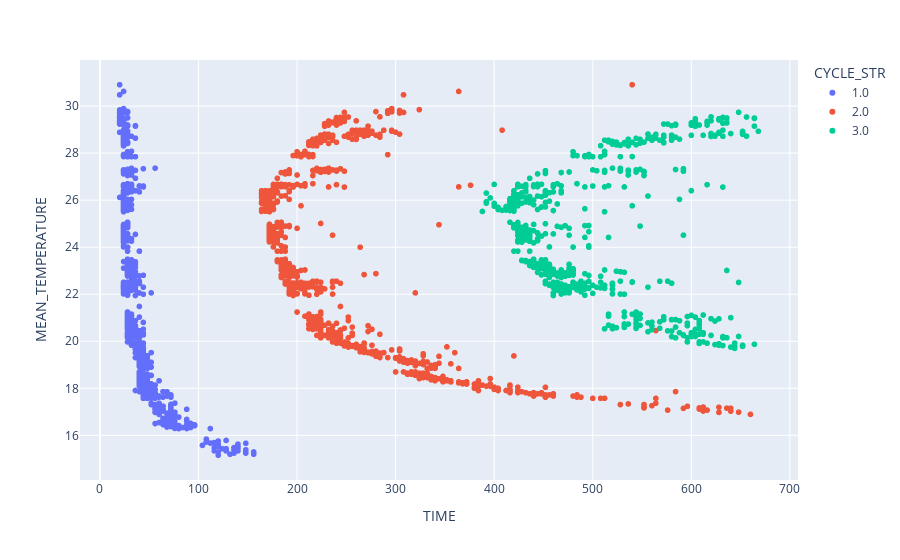

This figure's notebook cell:
### Code cell
px.scatter(troughs_row_3, x="TIME", y="MEAN_TEMPERATURE", color="CYCLE_STR",
              hover_data=["POSITION_STR"])

### Figure 1 — Plotly figure (JSON) as saved in the notebook; plotly's stock layout.template omitted (floating-point values rounded to 4 significant figures; data arrays with more than 128 entries replaced by an {"elided": "..."} marker saying what was removed)
{"data": [{"customdata": {"elided": "1030x1 str values"}, "hovertemplate": "CYCLE_STR=1.0<br>TIME=%{x}<br>MEAN_TEMPERATURE=%{y}<br>POSITION_STR=%{customdata[0]}<extra></extra>", "legendgroup": "1.0", "marker": {"color": "#636efa", "symbol": "circle"}, "mode": "markers", "name": "1.0", "showlegend": true, "type": "scattergl", "x": {"elided": "1030 int values"}, "xaxis": "x", "y": {"elided": "1030 float values"}, "yaxis": "y"}, {"customdata": {"elided": "926x1 str values"}, "hovertemplate": "CYCLE_STR=2.0<br>TIME=%{x}<br>MEAN_TEMPERATURE=%{y}<br>POSITION_STR=%{customdata[0]}<extra></extra>", "legendgroup": "2.0", "marker": {"color": "#EF553B", "symbol": "circle"}, "mode": "markers", "name": "2.0", "showlegend": true, "type": "scattergl", "x": {"elided": "926 int values"}, "xaxis": "x", "y": {"elided": "926 float values"}, "yaxis": "y"}, {"customdata": {"elided": "625x1 str values"}, "hovertemplate": "CYCLE_STR=3.0<br>TIME=%{x}<br>MEAN_TEMPERATURE=%{y}<br>POSITION_STR=%{customdata[0]}<extra></extra>", "legendgroup": "3.0", "marker": {"color": "#00cc96", "symbol": "circle"}, "mode": "markers", "name": "3.0", "showlegend": true, "type": "scattergl", "x": {"elided": "625 int values"}, "xaxis": "x", "y": {"elided": "625 float values"}, "yaxis": "y"}], "layout": {"legend": {"title": {"text": "CYCLE_STR"}, "tracegroupgap": 0}, "margin": {"t": 60}, "xaxis": {"anchor": "y", "domain": [0, 1], "title": {"text": "TIME"}}, "yaxis": {"anchor": "x", "domain": [0, 1], "title": {"text": "MEAN_TEMPERATURE"}}}}
